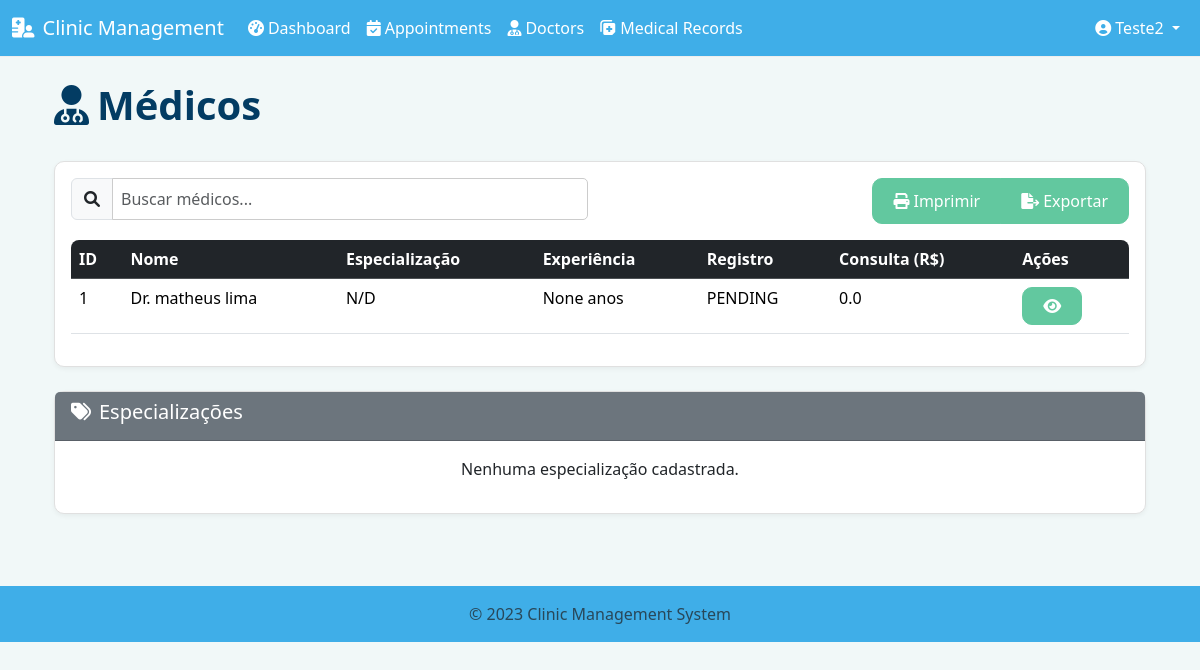
The app's page /doctors/ (signed in) with its own data.
### models.py (models this page shows, shortened)
class User(UserMixin, db.Model):
    id = db.Column(db.Integer, primary_key=True)
    username = db.Column(db.String(64), unique=True, nullable=False)
    email = db.Column(db.String(120), unique=True, nullable=False)
    password_hash = db.Column(db.String(256), nullable=False)
    role = db.Column(db.Enum(UserRole), nullable=False)
    first_name = db.Column(db.String(50))
    last_name = db.Column(db.String(50))
    created_at = db.Column(db.DateTime, default=datetime.utcnow)
    updated_at = db.Column(db.DateTime, default=datetime.utcnow, onupdate=datetime.utcnow)
    doctor_profile = db.relationship('Doctor', backref='user', uselist=False, cascade='all, delete-orphan')
    patient_profile = db.relationship('Patient', backref='user', uselist=False, cascade='all, delete-orphan')

class Doctor(db.Model):
    id = db.Column(db.Integer, primary_key=True)
    user_id = db.Column(db.Integer, db.ForeignKey('user.id'), unique=True, nullable=False)
    specialization_id = db.Column(db.Integer, db.ForeignKey('specialization.id'))
    license_number = db.Column(db.String(50), unique=True, nullable=False)
    experience_years = db.Column(db.Integer)
    availability = db.Column(db.Text)  # JSON string containing availability schedule
    consultation_fee = db.Column(db.Float)
    created_at = db.Column(db.DateTime, default=datetime.utcnow)
    updated_at = db.Column(db.DateTime, default=datetime.utcnow, onupdate=datetime.utcnow)
    appointments = db.relationship('Appointment', backref='doctor', lazy='dynamic', cascade='all, delete-orphan')
    @property
    def full_name(self):
        return f"Dr. {self.user.first_name} {self.user.last_name}"

### routes/doctors.py (the view)
@doctors_bp.route('/')
@login_required
def list_doctors():
    doctors = Doctor.query.join(User).all()
    specializations = Specialization.query.all()
    return render_template('doctors/list.html', doctors=doctors, specializations=specializations)

### app.py (called while the page is built)
@login_manager.user_loader
def load_user(user_id):
    from models import User
    return User.query.get(int(user_id))

### templates/doctors/list.html (shortened to what this page needs)
{% extends "layout.html" %}
{% block content %}
<div class="container">
    <div class="d-flex justify-content-between align-items-center mb-4">
        <h1><i class="fas fa-user-md me-2"></i>Médicos</h1>
    </div>
    <div class="card mb-4">
        <div class="card-body">
            <div class="row mb-3">
                <div class="col-md-6">
                    <div class="input-group">
                        <span class="input-group-text"><i class="fas fa-search"></i></span>
                        <input type="text" id="searchInput" class="form-control" placeholder="Buscar médicos...">
                    </div>
                </div>
                <div class="col-md-6 d-flex justify-content-md-end">
                    <div class="btn-group">
                        <button type="button" class="btn btn-outline-secondary btn-print">
                            <i class="fas fa-print me-1"></i>Imprimir
                        </button>
                        <button type="button" class="btn btn-outline-secondary">
                            <i class="fas fa-file-export me-1"></i>Exportar
                        </button>
                    </div>
                </div>
            </div>
            {% if doctors and doctors|length > 0 %}
            <div class="table-responsive">
                <table class="table table-hover">
                    <thead class="table-dark">
                        <tr>
                            <th>ID</th>
                            <th>Nome</th>
                            <th>Especialização</th>
                            <th>Experiência</th>
                            <th>Registro</th>
                            <th>Consulta (R$)</th>
                            <th>Ações</th>
                        </tr>
                    </thead>
                    <tbody>
                        {% for doctor in doctors %}
                        <tr>
                            <td>{{ doctor.id }}</td>
                            <td>{{ doctor.full_name }}</td>
                            <td>{{ doctor.specialization.name if doctor.specialization else 'N/D' }}</td>
                            <td>{{ doctor.experience_years }} anos</td>
                            <td>{{ doctor.license_number }}</td>
                            <td>{{ doctor.consultation_fee|default('N/D')|float|round(2) }}</td>
                            <td>
                                <div class="btn-group" role="group">
                                    <a href="{{ url_for('doctors.view_doctor', id=doctor.id) }}" class="btn btn-sm btn-primary" title="Visualizar">
                                        <i class="fas fa-eye"></i>
                                    </a>
                                </div>
                            </td>
                        </tr>
                        {% endfor %}
                    </tbody>
                </table>
            </div>
            {% endif %}
        </div>
    </div>
    <div class="card">
        <div class="card-header bg-secondary text-white d-flex justify-content-between align-items-center">
            <h5><i class="fas fa-tags me-2"></i>Especializações</h5>
        </div>
        <div class="card-body">
            {% if specializations and specializations|length > 0 %}
            <div class="row">
                {% for specialization in specializations %}
                <div class="col-md-4 mb-2 d-flex align-items-center">
                    <i class="fas fa-stethoscope me-2 text-secondary"></i>{{ specialization.name }}
                </div>
                {% endfor %}
            </div>
            {% else %}
            <p class="text-center">Nenhuma especialização cadastrada.</p>
            {% endif %}
        </div>
    </div>
</div>
{% endblock %}

### templates/layout.html (shortened to what this page needs)
<head>
    <link rel="stylesheet" href="https://cdn.jsdelivr.net/npm/bootstrap@5.3.3/dist/css/bootstrap.min.css">
    <link rel="stylesheet" href="https://cdnjs.cloudflare.com/ajax/libs/font-awesome/6.0.0/css/all.min.css">
  <link rel="stylesheet" href="{{ url_for('static', filename='css/style.css') }}">
  <link rel="stylesheet" href="{{ url_for('static', filename='css/custom.css') }}">
</head>
<body>
    <nav class="navbar navbar-expand-lg navbar-dark bg-dark">
        <div class="container-fluid">
            <a class="navbar-brand" href="{{ url_for('auth.dashboard') }}">
                <i class="fas fa-hospital-user me-2"></i>Clinic Management
            </a>
            <div class="collapse navbar-collapse" id="navbarNav">
                <ul class="navbar-nav me-auto">
                    {% if current_user.is_authenticated %}
                        <li class="nav-item">
                            <a class="nav-link" href="{{ url_for('auth.dashboard') }}">
                                <i class="fas fa-tachometer-alt me-1"></i>Dashboard
                            </a>
                        </li>
                        <li class="nav-item">
                            <a class="nav-link" href="{{ url_for('appointments.list_appointments') }}">
                                <i class="fas fa-calendar-check me-1"></i>Appointments
                            </a>
                        </li>
                        <li class="nav-item">
                            <a class="nav-link" href="{{ url_for('doctors.list_doctors') }}">
                                <i class="fas fa-user-md me-1"></i>Doctors
                            </a>
                        </li>
                        <li class="nav-item">
                            <a class="nav-link" href="{{ url_for('medical_records.list_records') }}">
                                <i class="fas fa-notes-medical me-1"></i>Medical Records
                            </a>
                        </li>
                    {% endif %}
                </ul>
                <ul class="navbar-nav">
                    {% if current_user.is_authenticated %}
                        <li class="nav-item dropdown">
                            <a class="nav-link dropdown-toggle" href="#" id="userDropdown" role="button" data-bs-toggle="dropdown" aria-expanded="false">
                                <i class="fas fa-user-circle me-1"></i>{{ current_user.username }}
                            </a>
                        </li>
                    {% endif %}
                </ul>
            </div>
        </div>
    </nav>
    <div class="container mt-4">
        {% block content %}{% endblock %}
    </div>
    <footer class="footer mt-5 py-3 bg-dark">
        <div class="container text-center">
            <span class="text-muted">© 2023 Clinic Management System</span>
        </div>
    </footer>
</body>
</html>

### static/css/style.css (style rules this page uses)
body { min-height: 100vh; display: flex; flex-direction: column; }
.footer { margin-top: auto; }
.card { border-radius: 8px; box-shadow: 0 4px 8px rgba(0, 0, 0, 0.2); margin-bottom: 1.5rem; transition: transform 0.3s ease; }
.card-header { border-radius: 8px 8px 0 0; }
.table-responsive { border-radius: 8px; overflow: hidden; }

### static/css/custom.css (style rules this page uses)
h1, h2, h3 { color: var(--heading-color); font-weight: 600; }
h1 { color: var(--heading-principal); }
body { color: var(--text-color); background-color: var(--background-light); font-family: 'Segoe UI', Tahoma, Geneva, Verdana, sans-serif; }
a { color: var(--main-color); text-decoration: none; }
.btn, .btn-primary { background-color: var(--accent-color); border-color: var(--accent-color); color: white; display: inline-flex; align-items: center; justify-content: center; text-align: center; padding: 10px 20px; border-radius: 10px; font-weight: 500; font-size: 1rem; transition: background-color 0.2s ease; }
input[type="text"], input[type="email"], input[type="password"], textarea, select { border: 1px solid #ccc; border-radius: 5px; padding: 8px; color: var(--text-color); background-color: white; }
header, footer, .navbar, .footer { background-color: var(--header-footer-color) !important; color: white !important; }
header a, footer a, .navbar a, .footer a { color: white !important; text-decoration: none; }
.navbar { background-color: var(--header-footer-color); border-bottom: 1px solid #eee; }
.navbar a { color: white !important; }
.card { border: 1px solid #e0e0e0; border-radius: 10px; box-shadow: 0 2px 5px rgba(0,0,0,0.05); background-color: white; }
.btn, .btn-primary { display: inline-flex !important; align-items: center !important; justify-content: center !important; text-align: center !important; }

### records on screen
User: username "Teste2"
Doctor: id "1", full_name "Dr. matheus lima", specialization "N/D", experience_years "None", license_number "PENDING", consultation_fee "0.0"
